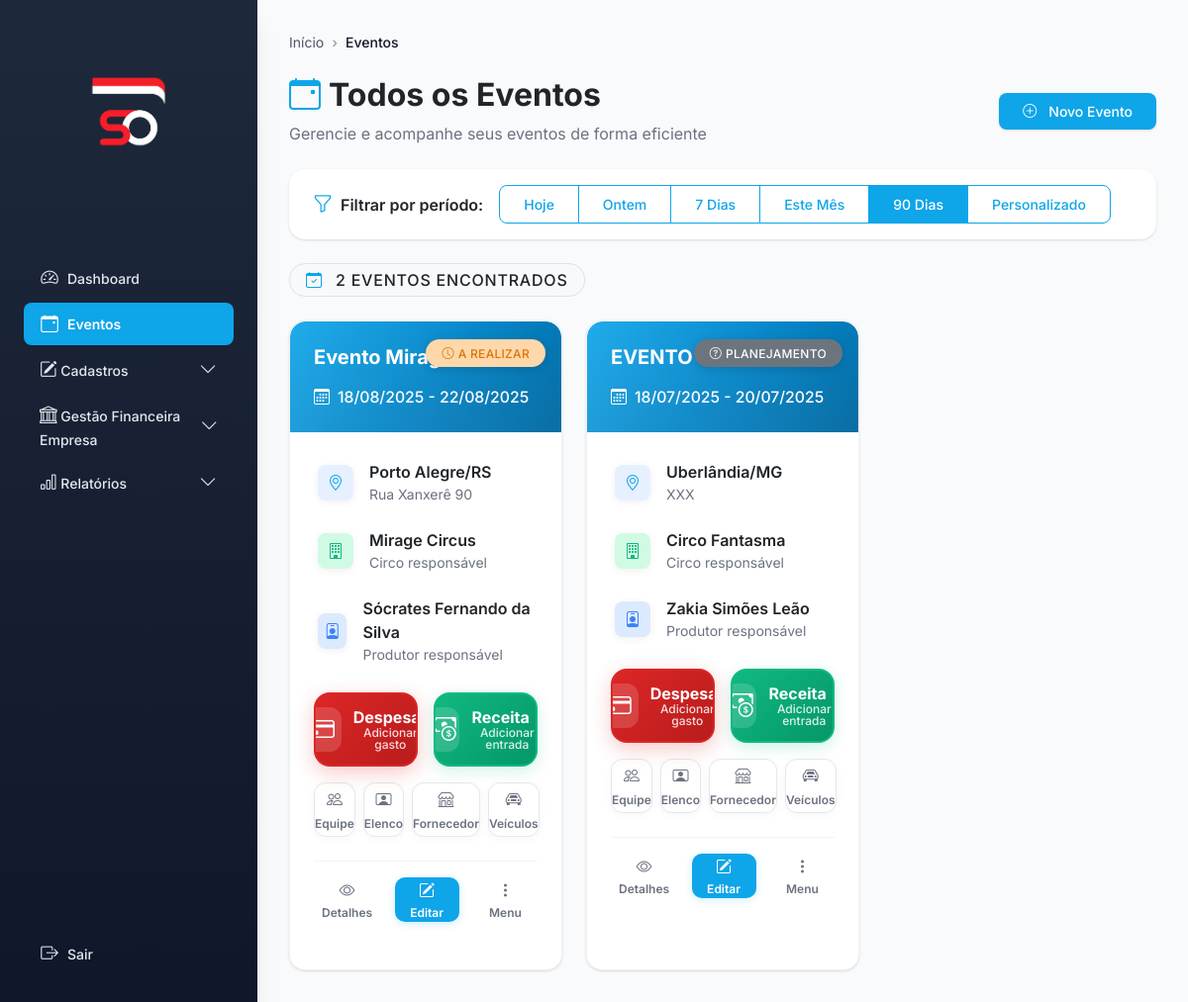
/eventos (signed in), run on an earlier commit of the app's database.
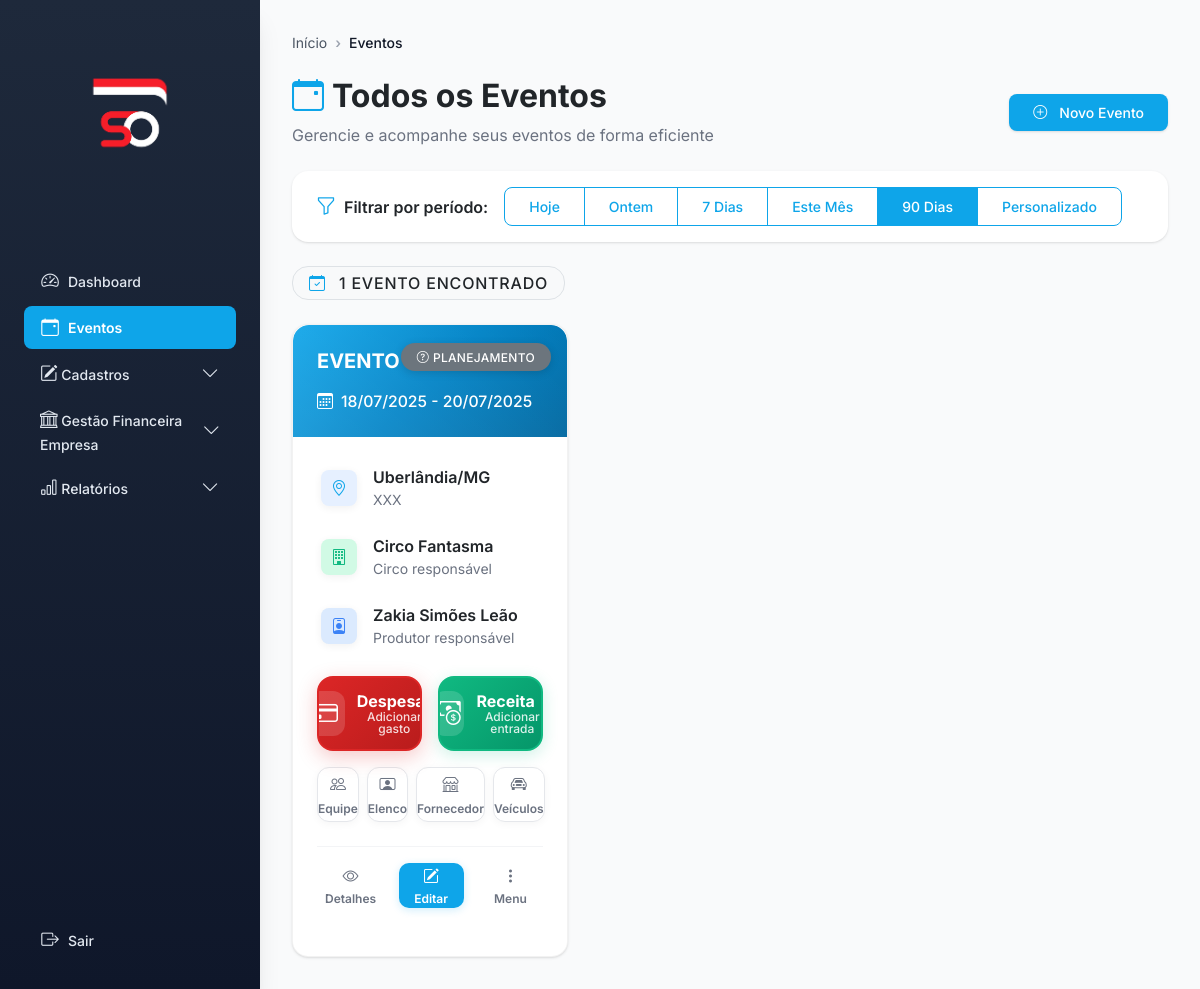
And on a later commit of the database.
### models.py (models this page shows, shortened)
class Evento(db.Model):
    __tablename__ = 'evento'
    id_evento = db.Column(db.Integer, primary_key=True)
    nome = db.Column(db.String, nullable=False)
    data_inicio = db.Column(db.Date)
    data_fim = db.Column(db.Date)
    cidade = db.Column(db.String)
    estado = db.Column(db.String)
    endereco = db.Column(db.String)
    id_circo = db.Column(db.Integer, db.ForeignKey('circo.id_circo'))
    id_produtor = db.Column(db.Integer, db.ForeignKey('colaborador.id_colaborador'))
    status = db.Column(db.String, default='planejamento')
    observacoes = db.Column(db.String)
    despesas_evento = db.relationship('DespesaEvento', back_populates='evento', cascade='all, delete-orphan')
    receitas_evento = db.relationship('ReceitaEvento', back_populates='evento', cascade='all, delete-orphan')
    equipes_evento = db.relationship('EquipeEvento', backref='evento_equipe', cascade='all, delete-orphan')
    elencos_evento = db.relationship('ElencoEvento', backref='evento_elenco', cascade='all, delete-orphan')
    fornecedores_evento = db.relationship('FornecedorEvento', backref='evento_fornecedor', cascade='all, delete-orphan')
    veiculos_evento = db.relationship('VeiculoEvento', backref='evento_veiculo', cascade='all, delete-orphan')

class Circo(db.Model):
    __tablename__ = 'circo'
    id_circo = db.Column(db.Integer, primary_key=True)
    nome = db.Column(db.String, nullable=False)
    contato_responsavel = db.Column(db.String)
    telefone_contato = db.Column(db.String)
    observacoes = db.Column(db.String)
    eventos = db.relationship('Evento', backref='circo', foreign_keys='Evento.id_circo')

class Colaborador(db.Model):
    __tablename__ = 'colaborador'
    id_colaborador = db.Column(db.Integer, primary_key=True)
    nome = db.Column(db.String, nullable=False)
    telefone = db.Column(db.String, nullable=True)
    email = db.Column(db.String, nullable=True)
    categorias_associacao = db.relationship('ColaboradorCategoria', back_populates='colaborador', cascade='all, delete-orphan')
    categorias = db.relationship('CategoriaColaborador', secondary='colaborador_categoria',
                                overlaps="categorias_associacao,categoria_colaborador,colaborador")
    eventos_produzidos = db.relationship('Evento', backref='produtor', foreign_keys='Evento.id_produtor')

### app.py (the view, shortened to what this page needs)
@app.route('/eventos')
def listar_eventos():
    if 'user_id' not in session:
        return redirect(url_for('login'))
    usuario = Usuario.query.get(session['user_id'])
    if not usuario or not usuario.colaborador:
        flash('Erro ao carregar informações do usuário.', 'danger')
        return redirect(url_for('login'))
    is_admin = any(cat.nome.lower() == 'administrativo' for cat in usuario.colaborador.categorias)
    period = request.args.get('period', '90dias')  # Default para 90 dias
    data_inicio = None
    data_fim = None
    if period == 'hoje':
        data_inicio = data_fim = date.today()
    elif period == 'ontem':
        data_inicio = data_fim = date.today() - timedelta(days=1)
    elif period == '7dias':
        data_fim = date.today()
        data_inicio = data_fim - timedelta(days=6)
    elif period == 'mes':
        data_fim = date.today()
        data_inicio = data_fim.replace(day=1)
    else:
        data_fim = date.today() + timedelta(days=365)  # Incluir eventos futuros
        data_inicio = date.today() - timedelta(days=90)
    eventos_query = Evento.query.filter(
        Evento.status.in_(['planejamento', 'a realizar', 'em andamento', 'realizado'])
    )
    if data_inicio:
        eventos_query = eventos_query.filter(Evento.data_inicio >= data_inicio)
    if data_fim:
        eventos_query = eventos_query.filter(Evento.data_inicio <= data_fim)
    if not is_admin:
        eventos_query = eventos_query.filter_by(id_produtor=usuario.colaborador.id_colaborador)
    eventos = eventos_query.order_by(Evento.data_inicio.desc()).all()
    categorias_receita = CategoriaReceita.query.all()
    categorias_despesa = CategoriaDespesa.query.filter(
        CategoriaDespesa.id_categoria_despesa.in_(
            db.session.query(Despesa.id_categoria_despesa).filter(
                Despesa.id_tipo_despesa.in_([1, 2])
            ).distinct()
        )
    ).all()
    fornecedores = Fornecedor.query.order_by(Fornecedor.nome).all()
    current_date = date.today().strftime('%Y-%m-%d')
    return render_template('eventos.html',
                         eventos=eventos,
                         is_admin=is_admin,
                         usuario=usuario,
                         categorias_receita=categorias_receita,
                         categorias_despesa=categorias_despesa,
                         fornecedores=fornecedores,
                         current_date=current_date,
                         period=period,
                         data_inicio=data_inicio.strftime('%Y-%m-%d') if data_inicio else '',
                         data_fim=data_fim.strftime('%Y-%m-%d') if data_fim else '')

### templates/eventos.html (shortened to what the changed rows need)
{% extends "base.html" %}
{% block content %}
<div class="d-flex justify-content-between align-items-center mb-4">
  <div>
    <h2 class="mb-2 fw-bold text-dark">
      {% if is_admin %}
        <i class="bi bi-calendar-event me-2 text-primary"></i>Todos os Eventos
      {% else %}
        <i class="bi bi-calendar-heart me-2 text-primary"></i>Meus Eventos
      {% endif %}
    </h2>
  </div>
</div>
{% set period = request.args.get('period', '90dias') %}
{% if eventos %}
  <div class="d-flex align-items-center mb-4">
    <div class="badge bg-light text-dark fs-6 px-3 py-2 rounded-4 border">
      <i class="bi bi-calendar-check me-2 text-primary"></i>
      {{ eventos|length }} evento{{ 's' if eventos|length != 1 else '' }} encontrado{{ 's' if eventos|length != 1 else '' }}
    </div>
  </div>
  <div class="row g-4">
    {% for evento in eventos %}
      <div class="col-12 col-md-6 col-xl-4">
        <div class="card evento-card-refined h-100 border-0 shadow-sm rounded-4"
             data-aos="fade-up" data-aos-delay="{{ loop.index0 * 100 }}">
          <div class="card-header border-0 p-0 position-relative clickable-zone-refined"
               data-bs-toggle="modal"
               data-bs-target="#modalDetalhes{{ evento.id_evento }}"
               style="cursor: pointer;">
            <div class="evento-header-refined bg-gradient-primary text-white p-4 rounded-top-4">
              <div class="position-absolute top-0 end-0 mt-3 me-3">
                <span class="badge badge-refined fw-medium px-3 py-2 rounded-pill
                  {% if evento.status == 'a realizar' %}bg-warning bg-opacity-90 text-dark
                  {% elif evento.status == 'em andamento' %}bg-info bg-opacity-90 text-white
                  {% elif evento.status == 'realizado' %}bg-success bg-opacity-90 text-white
                  {% else %}bg-secondary bg-opacity-90 text-white{% endif %}">
                  {% if evento.status == 'a realizar' %}
                    <i class="bi bi-clock me-1"></i>A Realizar
                  {% elif evento.status == 'em andamento' %}
                    <i class="bi bi-play-circle me-1"></i>Em Andamento
                  {% elif evento.status == 'realizado' %}
                    <i class="bi bi-check-circle me-1"></i>Realizado
                  {% else %}
                    <i class="bi bi-question-circle me-1"></i>{{ evento.status.capitalize() }}
                  {% endif %}
                </span>
              </div>
              <h5 class="card-title mb-3 fw-bold text-truncate fs-5" title="{{ evento.nome }}">
                {{ evento.nome }}
              </h5>
              <div class="d-flex align-items-center text-white text-opacity-90">
                <i class="bi bi-calendar3 me-2 fs-6"></i>
                <span class="small fw-medium">
                  {{ evento.data_inicio.strftime('%d/%m/%Y') }}
                  {% if evento.data_inicio != evento.data_fim %}
                    - {{ evento.data_fim.strftime('%d/%m/%Y') }}
                  {% endif %}
                </span>
              </div>
            </div>
          </div>
          <div class="card-body p-4">
            <div class="evento-info-refined mb-4 clickable-zone-refined"
                 data-bs-toggle="modal"
                 data-bs-target="#modalDetalhes{{ evento.id_evento }}"
                 style="cursor: pointer;">
              <div class="info-item-refined d-flex align-items-center mb-3">
                <div class="info-icon-refined bg-primary bg-opacity-10 text-primary rounded-3 d-flex align-items-center justify-content-center me-3" style="width: 36px; height: 36px;">
                  <i class="bi bi-geo-alt fs-6"></i>
                </div>
                <div class="flex-grow-1">
                  <div class="fw-semibold text-dark fs-6">{{ evento.cidade }}/{{ evento.estado }}</div>
                  {% if evento.endereco %}
                    <div class="text-muted small">{{ evento.endereco }}</div>
                  {% endif %}
                </div>
              </div>
              <div class="info-item-refined d-flex align-items-center mb-3">
                <div class="info-icon-refined bg-success bg-opacity-10 text-success rounded-3 d-flex align-items-center justify-content-center me-3" style="width: 36px; height: 36px;">
                  <i class="bi bi-building fs-6"></i>
                </div>
                <div class="flex-grow-1">
                  <div class="fw-semibold text-dark fs-6">{{ evento.circo.nome if evento.circo else 'Circo não definido' }}</div>
                  <div class="text-muted small">Circo responsável</div>
                </div>
              </div>
              <div class="info-item-refined d-flex align-items-center">
                <div class="info-icon-refined bg-info bg-opacity-10 text-info rounded-3 d-flex align-items-center justify-content-center me-3" style="width: 36px; height: 36px;">
                  <i class="bi bi-person-badge fs-6"></i>
                </div>
                <div class="flex-grow-1">
                  <div class="fw-semibold text-dark fs-6">{{ evento.produtor.nome if evento.produtor else 'Produtor não definido' }}</div>
                  <div class="text-muted small">Produtor responsável</div>
                </div>
              </div>
            </div>
            <div class="evento-actions-refined mb-4 non-clickable-zone">
              <div class="action-grid-refined mb-3">
                <button type="button" class="btn-action-refined btn-despesa-refined"
                        onclick="event.stopPropagation(); abrirModalDespesaUnificado('{{ evento.id_evento }}');"
                        data-action="despesa" data-evento="{{ evento.id_evento }}">
                  <div class="btn-content-refined">
                    <div class="btn-icon-refined">
                      <i class="bi bi-credit-card fs-4"></i>
                    </div>
                    <div class="btn-text-refined">
                      <span class="btn-title-refined">Despesa</span>
                      <span class="btn-subtitle-refined">Adicionar gasto</span>
                    </div>
                  </div>
                </button>
                <button type="button" class="btn-action-refined btn-receita-refined"
                        data-bs-toggle="modal" data-bs-target="#modalAdicionarReceita{{ evento.id_evento }}"
                        data-action="receita" data-evento="{{ evento.id_evento }}"
                        onclick="event.stopPropagation();">
                  <div class="btn-content-refined">
                    <div class="btn-icon-refined">
                      <i class="bi bi-cash-coin fs-4"></i>
                    </div>
                    <div class="btn-text-refined">
                      <span class="btn-title-refined">Receita</span>
                      <span class="btn-subtitle-refined">Adicionar entrada</span>
                    </div>
                  </div>
                </button>
              </div>
              <div class="action-grid-secondary-refined">
                <a href="{{ url_for('equipe_evento', id_evento=evento.id_evento) }}"
                   class="btn-secondary-refined btn-primary-accent"
                   onclick="event.stopPropagation();">
                  <i class="bi bi-people fs-6"></i>
                  <span>Equipe</span>
                </a>
                <a href="{{ url_for('elenco_evento', id_evento=evento.id_evento) }}"
                   class="btn-secondary-refined btn-warning-accent"
                   onclick="event.stopPropagation();">
                  <i class="bi bi-person-video fs-6"></i>
                  <span>Elenco</span>
                </a>
                <a href="{{ url_for('fornecedor_evento', id_evento=evento.id_evento) }}"
                   class="btn-secondary-refined btn-info-accent"
                   onclick="event.stopPropagation();">
                  <i class="bi bi-shop fs-6"></i>
                  <span>Fornecedor</span>
                </a>
                <a href="{{ url_for('veiculos_evento', id_evento=evento.id_evento) }}"
                   class="btn-secondary-refined btn-success-accent"
                   onclick="event.stopPropagation();">
                  <i class="bi bi-car-front fs-6"></i>
                  <span>Veículos</span>
                </a>
              </div>
            </div>
            <div class="evento-footer-refined pt-3 border-top border-light non-clickable-zone">
              <div class="d-flex justify-content-between align-items-center">
                <button class="btn-footer-refined"
                        data-bs-toggle="modal" data-bs-target="#modalDetalhes{{ evento.id_evento }}"
                        onclick="event.stopPropagation();">
                  <i class="bi bi-eye fs-6"></i>
                  <span>Detalhes</span>
                </button>
                <a href="{{ url_for('editar_evento', id=evento.id_evento) }}"
                   class="btn-footer-refined btn-footer-primary"
                   onclick="event.stopPropagation();">
                  <i class="bi bi-pencil-square fs-6"></i>
                  <span>Editar</span>
                </a>
                <div class="dropdown">
                  <button class="btn-footer-refined" type="button"
                          data-bs-toggle="dropdown" aria-expanded="false"
                          id="dropdownMenuButton{{ evento.id_evento }}"
                          onclick="event.stopPropagation();">
                    <i class="bi bi-three-dots-vertical fs-6"></i>
                    <span>Menu</span>
                  </button>
                </div>
              </div>
            </div>
          </div>
        </div>
      </div>
    {% endfor %}
  </div>
{% endif %}
{% endblock %}

What changed in the data, as far as the page shows it:
removed Evento: status "a realizar" (drawn), nome "Evento Mirage", data_inicio "18/08/2025", data_fim "22/08/2025", cidade "Porto Alegre", estado "RS", endereco "Rua Xanxerê 90", circo "Mirage Circus", produtor "Sócrates Fernando da Silva"
Also different on the page:
{{ eventos|length }}: "2" → "1"
{{ 's' if eventos|length != 1 else '' }}: "S" → (not shown)
